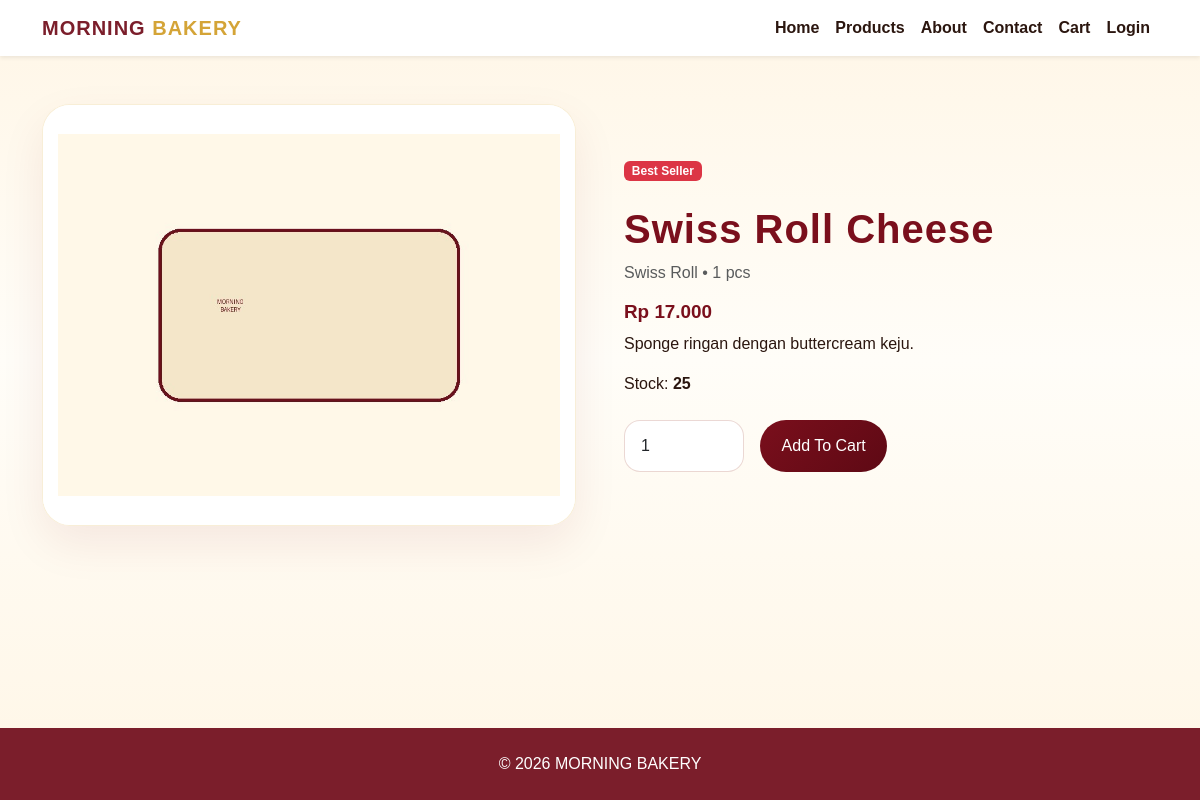
/website/product_detail.php?id=24, run on the app's committed database.
### tables this page shows
CREATE TABLE products (
  id INT AUTO_INCREMENT PRIMARY KEY,
  category_id INT NOT NULL,
  product_name VARCHAR(150) NOT NULL,
  description TEXT,
  price DECIMAL(12,2) NOT NULL,
  stock INT DEFAULT 0,
  weight VARCHAR(50),
  image VARCHAR(255),
  best_seller TINYINT(1) DEFAULT 0,
  created_at TIMESTAMP DEFAULT CURRENT_TIMESTAMP,
  FOREIGN KEY (category_id) REFERENCES categories(id) ON DELETE CASCADE
);

CREATE TABLE categories (
  id INT AUTO_INCREMENT PRIMARY KEY,
  category_name VARCHAR(100) NOT NULL,
  description TEXT
);

### includes/config.php (called while the page is built, shortened)
<?php
if (!function_exists('e')) {
    function e($value)
    {
        return htmlspecialchars($value ?? '', ENT_QUOTES, 'UTF-8');
    }
}
if (!function_exists('rupiah')) {
    function rupiah($number)
    {
        return "Rp " . number_format($number, 0, ',', '.');
    }
}

### website/product_detail.php (the view, shortened to what this page needs)
<?php
include 'includes/config.php';
$id = isset($_GET['id']) ? (int)$_GET['id'] : 0;
$stmt = mysqli_prepare(
    $conn,
    "SELECT
        p.*,
        c.category_name
    FROM products p
    JOIN categories c
        ON c.id = p.category_id
    WHERE p.id = ?"
);
mysqli_stmt_bind_param($stmt, "i", $id);
mysqli_stmt_execute($stmt);
$result = mysqli_stmt_get_result($stmt);
$product = mysqli_fetch_assoc($result);
?>
<!DOCTYPE html>
<html lang="en">
<head>
    <link
        href="https://cdn.jsdelivr.net/npm/bootstrap@5.3.3/dist/css/bootstrap.min.css"
        rel="stylesheet"
    >
    <link
        rel="stylesheet"
        href="assets/css/style.css"
    >
</head>
<body class="bakery-body">
<?php include 'includes/navbar.php'; ?>
<div class="container py-5">
    <div class="row g-5 align-items-center">
        <div class="col-md-6">
            <div class="product-card">
                <div
                    class="product-img"
                    style="height:420px"
                >
                    <img
                        src="assets/products/<?= e($product['image']); ?>"
                        alt="<?= e($product['product_name']); ?>"
                        onerror="this.src='https://images.unsplash.com/photo-1549931319-a545dcf3bc73?q=80&w=900&auto=format&fit=crop'"
                    >
                </div>
            </div>
        </div>
        <div class="col-md-6">
            <?php if ($product['best_seller'] == 1): ?>
                <span class="badge bg-danger mb-3">
                    Best Seller
                </span>
            <?php endif; ?>
            <h1 class="section-title mt-2">
                <?= e($product['product_name']); ?>
            </h1>
            <p class="text-muted">
                <?= e($product['category_name']); ?>
                •
                <?= e($product['weight']); ?>
            </p>
            <h3 class="price">
                <?= rupiah($product['price']); ?>
            </h3>
            <p>
                <?= e($product['description']); ?>
            </p>
            <p>
                Stock:
                <?php if ($product['stock'] > 0): ?>
                    <b><?= e($product['stock']); ?></b>
                <?php else: ?>
                    <span class="badge bg-danger">
                        Out of Stock
                    </span>
                <?php endif; ?>
            </p>
            <?php if ($product['stock'] > 0): ?>
                <form
                    method="POST"
                    class="d-flex gap-3 mt-4"
                >
                    <input
                        type="number"
                        name="qty"
                        value="1"
                        min="1"
                        max="<?= e($product['stock']); ?>"
                        class="form-control"
                        style="max-width:120px"
                    >
                    <button
                        type="submit"
                        name="add"
                        class="btn btn-maroon"
                    >
                        Add To Cart
                    </button>
                </form>
            <?php endif; ?>
        </div>
    </div>
</div>
<?php include 'includes/footer.php'; ?>
</body>
</html>

### assets/css/style.css (style rules this page uses)
:root { --maroon: #7A0F1C; --maroon-dark: #5E0914; --gold: #D6A32A; --gold-light: #E8BE4B; --cream: #FFF6E6; --cream-soft: #FFF9EF; --soft-gold: #F7E2B8; --brown: #2B160F; --white: #ffffff; }
* { box-sizing: border-box; }
html, body { min-height: 100%; }
body.bakery-body { min-height: 100vh; display: flex; flex-direction: column; background: linear-gradient(180deg, #FFF6E6 0%, #FFFDF8 45%, #FFF6E6 100%); font-family: 'Poppins', Arial, sans-serif; color: var(--brown); }
body.bakery-body > .container, body.bakery-body > .container-fluid, body.bakery-body > section { flex: 1; }
.btn-maroon { background: linear-gradient(135deg, var(--maroon), var(--maroon-dark)); color: white; border: none; border-radius: 999px; padding: 0.65rem 1.35rem; transition: .25s ease; }
.section-title { color: var(--maroon); font-weight: 900; letter-spacing: 1px; }
.category-card, .product-card, .info-card, .why-card, .table-card { background: rgba(255, 255, 255, .88); border: 1px solid rgba(214, 163, 42, .18); border-radius: 28px; box-shadow: 0 18px 45px rgba(122, 15, 28, .08); transition: .3s ease; }
.product-card { overflow: hidden; position: relative; height: 100%; border-radius: 28px; }
.product-img { height: 260px; background: #fff; display: flex; align-items: center; justify-content: center; padding: 15px; overflow: hidden; }
.product-img img { width: 100%; height: 100%; object-fit: contain; transition: .4s ease; }
.price { font-size: 1.18rem; font-weight: 900; color: var(--maroon); }
.form-control, .form-select { border-radius: 16px; padding: 0.8rem 1rem; border: 1px solid rgba(122, 15, 28, .15); }

### data on the page
products: image (placeholder picture), product_name "Swiss Roll Cheese", category.category_name "Swiss Roll", weight "1 pcs", price "Rp 17.000", description "Sponge ringan dengan buttercream keju.", stock "25"
